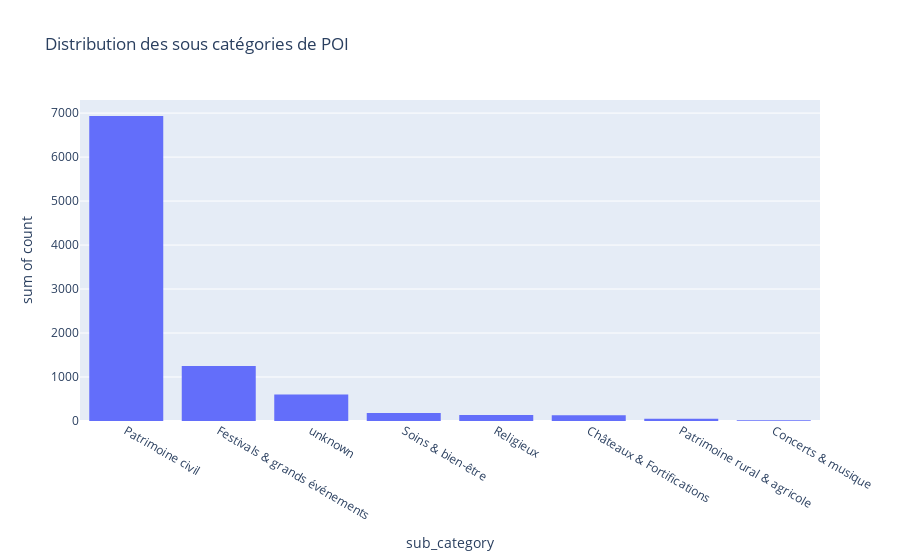

Notebook source saved alongside this figure:
### Code cell
fig = px.histogram(df_sub_cat, x="sub_category", y="count", title="Distribution des sous catégories de POI")
fig.show()

### Figure 1 — Plotly figure (JSON) as saved in the notebook; plotly's stock layout.template omitted (floating-point values rounded to 4 significant figures)
{"data": [{"bingroup": "x", "histfunc": "sum", "hovertemplate": "sub_category=%{x}<br>sum of count=%{y}<extra></extra>", "legendgroup": "", "marker": {"color": "#636efa", "pattern": {"shape": ""}}, "name": "", "orientation": "v", "showlegend": false, "type": "histogram", "x": ["Patrimoine civil", "Festivals & grands événements", "unknown", "Soins & bien-être", "Religieux", "Châteaux & Fortifications", "Patrimoine rural & agricole", "Concerts & musique"], "xaxis": "x", "y": [6933, 1249, 604, 183, 138, 129, 50, 19], "yaxis": "y"}], "layout": {"barmode": "relative", "legend": {"tracegroupgap": 0}, "title": {"text": "Distribution des sous catégories de POI"}, "xaxis": {"anchor": "y", "domain": [0, 1], "title": {"text": "sub_category"}}, "yaxis": {"anchor": "x", "domain": [0, 1], "title": {"text": "sum of count"}}}}
